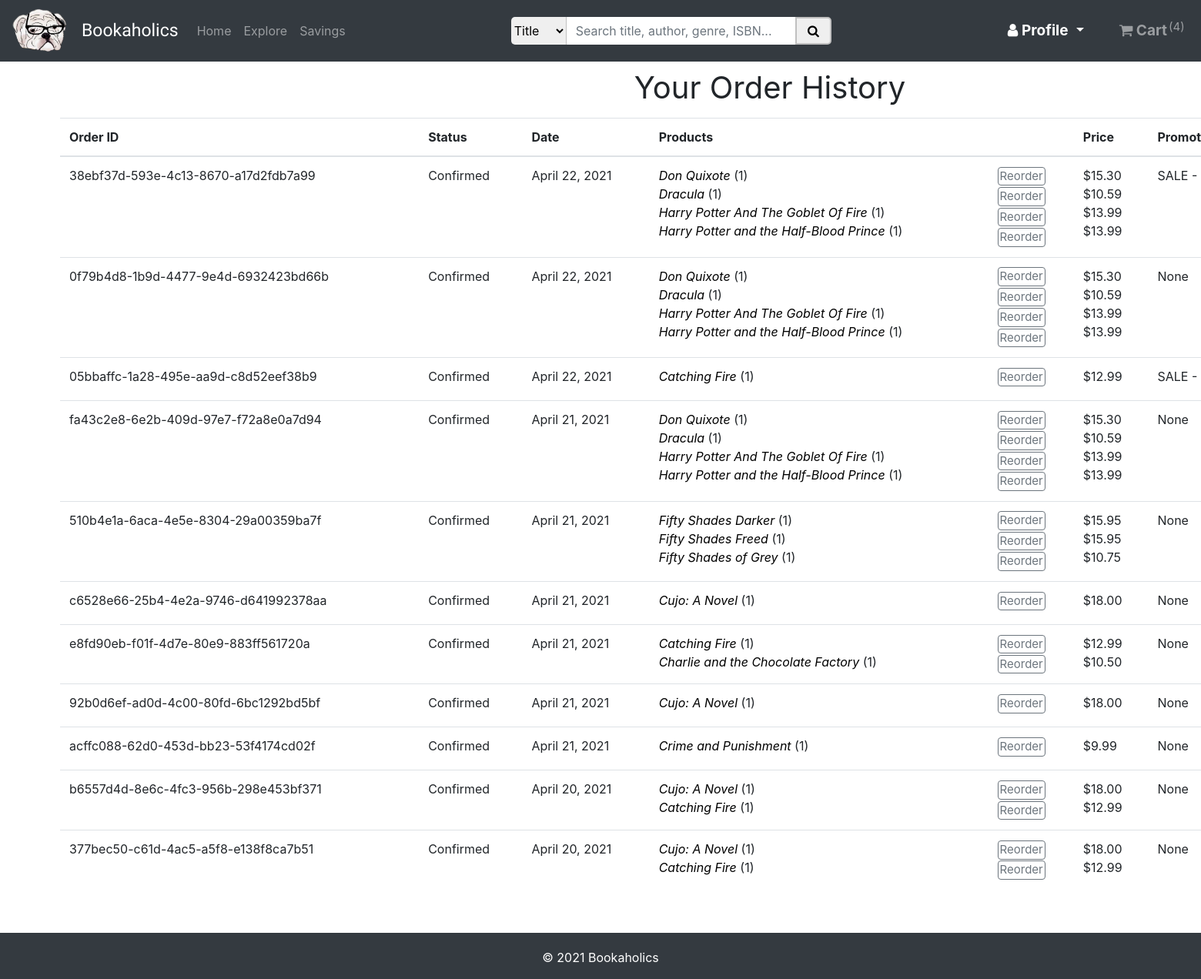
Before: /order_history (signed in) with the older database file.
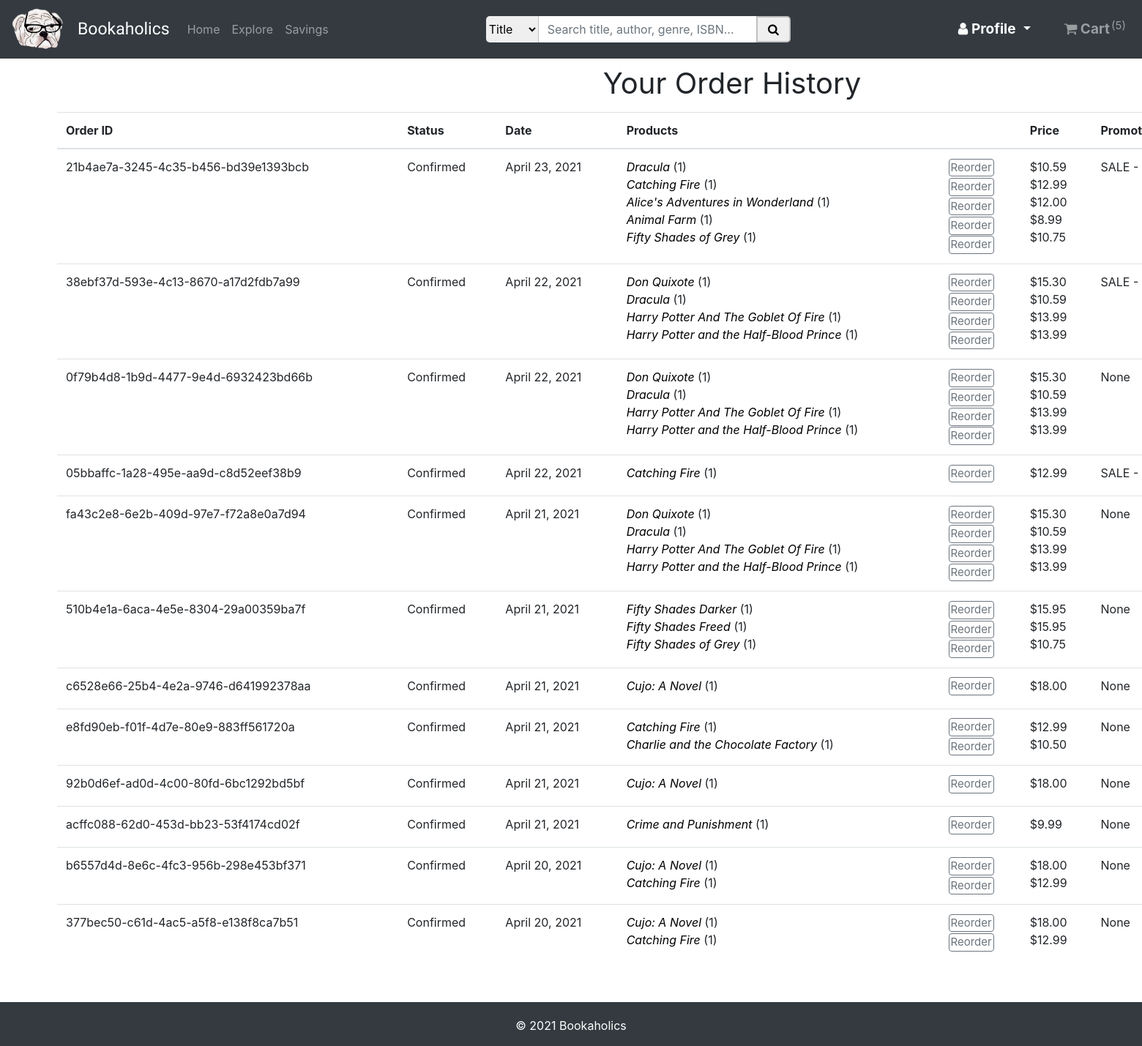
After: the same page with the newer database file.
### bookstore/models.py (models this page shows, shortened)
class Order(models.Model):
    id = models.CharField(primary_key=True, unique=True, default=uuid.uuid4, editable=False, max_length=10)
    status = models.CharField(max_length=255, default="Confirmed")
    user = models.ForeignKey(User, on_delete=models.CASCADE)
    total = models.DecimalField(decimal_places=2, max_digits=5)
    promotion = models.ForeignKey(Promotion, on_delete=models.CASCADE, null=True, blank=True)
    date = models.DateField()
    time = models.TimeField()
    first_name = models.CharField(max_length=20)
    last_name = models.CharField(max_length=20)
    street = models.CharField(max_length=255)
    city = models.CharField(max_length=255)
    state = models.CharField(max_length=255)
    zip_code = models.CharField(max_length=5)
    card_name = encrypt(models.CharField(max_length=255))
    card_num = encrypt(models.CharField(max_length=16))
    card_exp = encrypt(models.CharField(max_length=5))
    card_code = encrypt(models.CharField(max_length=3))
    objects = OrderManager()
    def __str__(self):
        return str(self.id)

class OrderItem(models.Model):
    id = models.AutoField(primary_key=True)
    order = models.ForeignKey(Order, on_delete=models.CASCADE)
    book = models.ForeignKey(Book, on_delete=models.CASCADE)
    quantity = models.IntegerField()
    objects = OrderItemManager()

class Book(models.Model):
    title = models.CharField(max_length=100)
    author = models.CharField(max_length=100)
    description = models.TextField()
    image = models.CharField(max_length=500)
    year = models.CharField(max_length=4)
    price = models.DecimalField(max_digits=4, decimal_places=2, default=10.00)
    isbn = models.CharField(max_length=13)
    genre = models.CharField(max_length=20, default="Fiction")
    rating = models.IntegerField(default=4)
    def __str__(self):
        return self.title

class Promotion(models.Model):
    code = models.CharField(primary_key=True, max_length=10)
    percentage = models.IntegerField(validators=[MinValueValidator(1), MaxValueValidator(100)])
    start_date = models.DateField()
    end_date = models.DateField()
    description = models.TextField()
    def __str__(self):
        return self.code

### bookstore/views.py (the view)
# urls.py: path('order_history', views.order_history, name='bookstore-order_history'),
@login_required
def order_history(request):
    order_data = {}
    orders = Order.objects.filter(user=request.user)
    index = 0
    for order in orders:
        order_items = OrderItem.objects.filter(order=order)
        order_data[index] = {
            'order': order,
            'items': order_items
        }
        index += 1
    context = {
        'title': 'Order History',
        'cartCount': getCartCount(request),
        'order_data': order_data,
    }
    return render(request, 'bookstore/order_history.html', context)

### bookstore/views.py (called while the page is built)
def getCartCount(request):
    if request.user.is_authenticated:
        return CartItem.objects.filter(cart=Cart.objects.get(user=request.user.id)).aggregate(Sum('quantity'))['quantity__sum']
    else:
        return ''

### bookstore/templates/bookstore/order_history.html (shortened to what this page needs)
{% extends "bookstore/base.html" %}
{% load static %}
{% block content %}
    {% block style %}
        <link rel="stylesheet" href="{% static 'bookstore/css/order_history.css' %}">
    {% endblock style %}
    <div class="container-fluid" id="content">
        <h1 id="title">Your Order History</h1>
        <table class="table">
            <thead>
                <tr><u>
                    <th scope="col">Order ID</th>
                    <th scope="col">Status</th>
                    <th scope="col">Date</th>
                    <th scope="col">Products</th>
                    <th scope="col"></th>
                    <th scope="col">Price</th>
                    <th scope="col">Promotion</th>
                </tr>
            </thead>
            <tbody>
                {% for index in order_data.values reversed %}
                    <tr>
                        <form method="POST" action="/reorder_all">
                            <td>{{ index.order.id }}</td>
                            <td>{{ index.order.status }}</td>
                            <td>{{ index.order.date }}</td>
                            <td>
                                {% for item in index.items %}
                                <a id="book-title" href={% url 'bookstore-book_detail' item.book.title %}><i>{{ item.book }}</i> </a> ({{ item.quantity }})<br>
                                {% endfor %}
                            </td>
                            <td>
                                {% for item in index.items %}
                                    <button id="reorder-book" onclick="reorderBook(event, {{ item.book.id }})" class="btn btn-outline-secondary btn-xs text-grey">Reorder</button><br>
                                {% endfor %}
                            </td>
                            <td>
                                {% for item in index.items %}
                                    ${{ item.book.price }}<br>
                                {% endfor %}
                            </td>
                            <td>
                                {% if index.order.promotion %}
                                    {{ index.order.promotion }} - {{ index.order.promotion.percentage }}% off
                                {% else %}
                                    None
                                {% endif %}
                            </td>
                        </form>
                    </tr>
                {% endfor %}
            </tbody>
        </table>
    </div>
{% endblock content %}

### bookstore/templates/bookstore/base.html (shortened to what this page needs)
{% load static %}
<!DOCTYPE html>
<html lang="en">
    <head>
        <link rel="stylesheet" href="https://maxcdn.bootstrapcdn.com/bootstrap/4.0.0/css/bootstrap.min.css">
        <link rel="stylesheet" href="https://cdnjs.cloudflare.com/ajax/libs/font-awesome/4.7.0/css/font-awesome.min.css">
        <link rel="stylesheet" href="{% static 'bookstore/css/base.css' %}">
    </head>
    <header>
        <nav class="navbar navbar-expand-lg navbar-dark bg-dark">
            <a class="navbar-brand" href="/home">
                <span id="brand-title">
                    <img src="../../static/bookstore/images/logo.png" id="logo">
                    <span id="bookaholics">Bookaholics</span>
                </span>
            </a>
            <div class="collapse navbar-collapse" id="navbarNavDropdown">
                <ul class="navbar-nav">
                    <li class="nav-item">
                        <a class="nav-link" href="/home" id="home-tab">Home</a>
                    </li>
                    <li class="nav-item">
                        <a class="nav-link" href="/search" id="explore-tab">Explore</a>
                    </li>
                    <li class="nav-item">
                        <a class="nav-link" href="#">Savings</a>
                    </li>
                </ul>
                <form class="d-flex justify-content-center" method="GET" id="query" action="/search">
                    <select id="search-select" name="category" id="category" form="query">
                        <option selected>Title</option>
                    </select>
                    <input class="form-control mr-sm-2" type="text" placeholder="Search title, author, genre, ISBN..." aria-label="Search" id="input" name="input">
                    <button id="search-button"><i class="fa fa-search"></i></button>
                </form>
            </div>
            <div class="collapse navbar-collapse" id="basicExampleNav1">
                <ul class="navbar-nav ml-auto">
                    {% if not request.user.is_authenticated %}
                    <li class="nav-item pl-2 mb-2 mb-md-0">
                        <a href="/signin" type="button"
                        class="btn btn-outline-info btn-md btn-rounded btn-navbar waves-effect waves-light">Sign In</a>
                    </li>
                    <li class="nav-item pl-2 mb-2 mb-md-0">
                        <a href="/register" type="button"
                        class="btn btn-outline-info btn-md btn-rounded btn-navbar waves-effect waves-light">Sign Up</a>
                    </li>
                    {% else %}
                    <li class="nav-item dropdown">
                        <a class="nav-link dropdown-toggle" id="profile" data-toggle="dropdown" aria-haspopup="true" aria-expanded="false" href="/edit_profile">
                            <i class="fa fa-user"></i><b>&nbsp;Profile</b>
                        </a>
                    </li>
                    <li class="nav-item" id="cart">
                        <a href="/shopping_cart" class="nav-link navbar-link-2 waves-effect" id="cart-tab">
                            <i class="fa fa-shopping-cart"></i><b>&nbsp;Cart</b>
                            {% if cartCount %}
                                <span id="cart-count">({{ cartCount }})</span>
                            {% endif %}
                        </a>
                    </li>
                    {% endif %}
                </ul>
            </div>
        </nav>
    </header>
    <body>
        {% block content %}{% endblock %}
    </body>
    <footer class="bg-dark">
        &copy; 2021 Bookaholics
    </footer>
</html>

### bookstore/static/bookstore/css/base.css (style rules this page uses)
html, body { width: 100%; height: 100%; margin: 0; padding: 0; background-color: whitesmoke; }
body { margin-bottom: 60px; }
#query { width: 50%; margin-left: auto; }
nav { height: 80px; }
#logo { height: 65px; margin-top: -12px; position: absolute; }
#bookaholics { font-size: 23px; font-family: "Rock Salt", cursive; }
#brand-title { margin-top: 10px; }
#cart-count { position: absolute; font-size: 15px; margin-top: -1.5px; margin-left: 2px; }
#search-select { border-top-left-radius: 5px; border-bottom-left-radius: 5px; border: none; border-right: 1px solid silver; }
#input { border-radius: 0; border: none; }
#search-button { margin-left: -10px; border: 2px solid silver; border-top-right-radius: 5px; border-bottom-right-radius: 5px; width: 60px; }
#input:focus, #search-button:focus, #search-select { outline: none; }
#search-button { cursor: pointer; }
#profile { font-size: 19px; margin-right: 30px; }
#cart { font-size: 19px; margin-right: 20px; }
#content { width: 80%; height: 100; padding: 0 5% 0 5%; margin-left: auto; margin-right: auto; background-color: white; }
footer { position: fixed; bottom: 0; width: 100%; height: 60px; color: white; text-align: center; padding-top: 20px; }

### bookstore/static/bookstore/css/order_history.css (style rules this page uses)
#content { min-height: 100%; width: 2000px; padding-bottom: 100px; }
#title { padding: 10px 0px 7px 0; text-align: center; font-weight: normal; }
#profile { color: white; }
#reorder-book { padding: 0px 2px 0px 2px; font-size: 15px; margin-bottom: 1px; }
#book-title { color: black; }

Changed rows visible on the page:
added Order: order.id "21b4ae7a-3245-4c35-b456-bd39e1393bcb", order.status "Confirmed", order "April 23, 2021", order.promotion "SALE"
added OrderItem: book "Dracula", quantity "1", book.price "10.59"
added OrderItem: book "Catching Fire", quantity "1", book.price "12.99"
added OrderItem: book "Alice's Adventures in Wonderland", quantity "1", book.price "12.00"
added OrderItem: book "Animal Farm", quantity "1", book.price "8.99"
added OrderItem: book "Fifty Shades of Grey", quantity "1", book.price "10.75"
Other visible differences:
{{ cartCount }}: "4" → "5"
